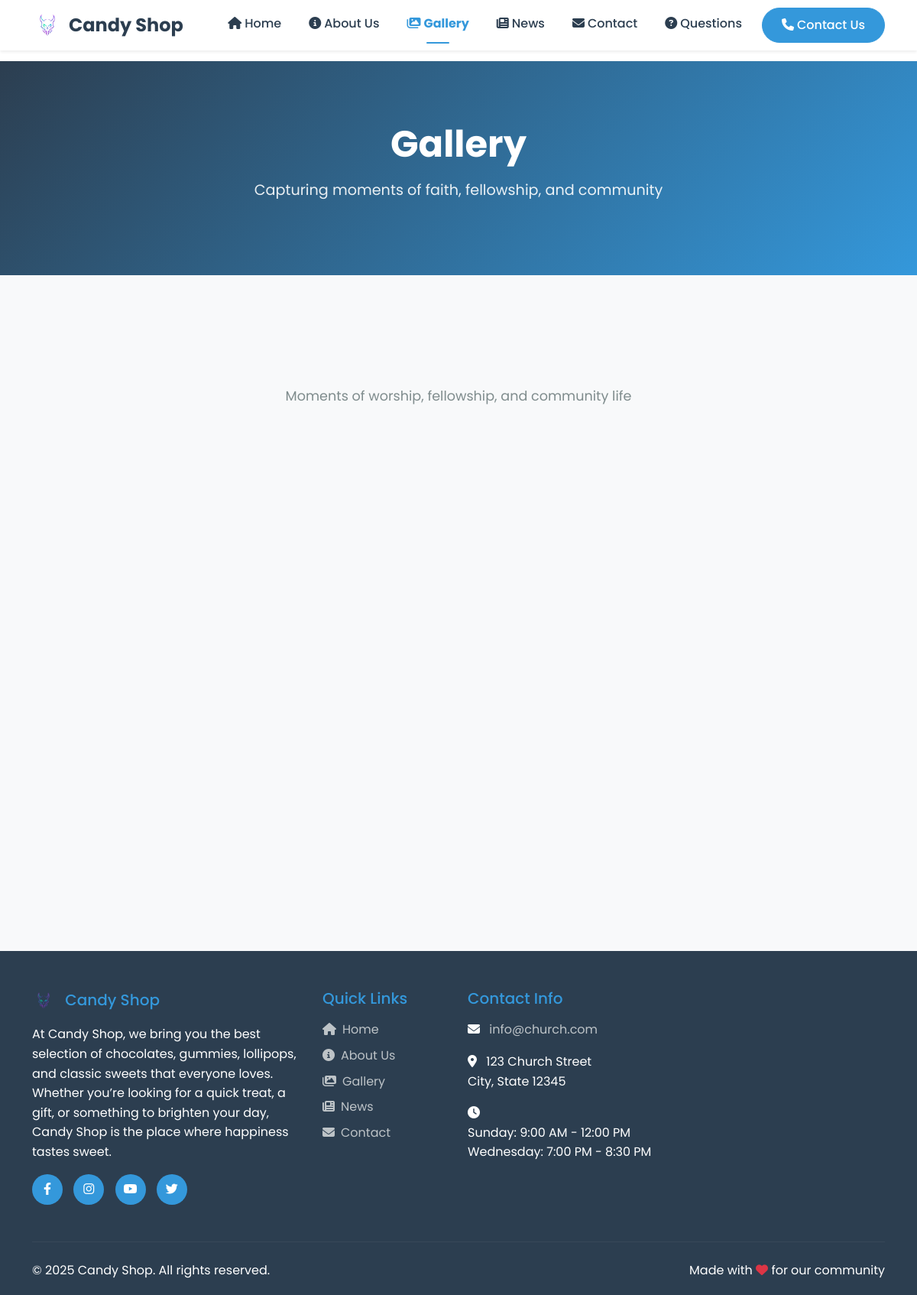
/gallery.php, run on the app's committed database.
### tables this page shows
CREATE TABLE `general_elements` (
  `id` int(11) NOT NULL,
  `ClientID` int(11) NOT NULL,
  `client_name` varchar(255) NOT NULL,
  `phone` varchar(12) NOT NULL,
  `facebook` varchar(255) DEFAULT NULL,
  `icon` varchar(3000) NOT NULL,
  `background_img1` varchar(255) DEFAULT NULL,
  `background_img2` varchar(255) DEFAULT NULL,
  `background_img3` varchar(255) DEFAULT NULL,
  `description` text DEFAULT NULL,
  `title_page2` varchar(255) DEFAULT NULL,
  `title_page3` varchar(255) DEFAULT NULL
);

CREATE TABLE `pages` (
  `id` int(11) NOT NULL,
  `pageName` varchar(200) NOT NULL
);

### gallery.php (the view, shortened to what this page needs)
<?php require('components/head.inc.php'); ?>
<?php include('components/navbar.inc.php'); ?>
<?php
$page_query = "SELECT * FROM pages WHERE id = 2";
$page_result = $conn->query($page_query);
$page_data = $page_result->fetch_assoc();
$gallery_query = "SELECT * FROM mainsilderimg WHERE page = 2 ORDER BY created_at DESC";
$gallery_result = $conn->query($gallery_query);
$gallery_images = [];
while($row = $gallery_result->fetch_assoc()) {
    $gallery_images[] = $row;
}
?>
<section class="page-header">
    <div class="container">
        <h1><?php echo isset($page_data['pageName']) ? htmlspecialchars($page_data['pageName']) : 'Photo Gallery'; ?></h1>
        <p>Capturing moments of faith, fellowship, and community</p>
    </div>
</section>
<section class="content-section bg-light">
    <div class="container">
        <div class="row">
            <div class="col-12">
                <p class="section-subtitle">Moments of worship, fellowship, and community life</p>
            </div>
        </div>
        <div class="row g-4">
            <?php if(!empty($gallery_images)): ?>
                <?php foreach($gallery_images as $index => $image): ?>
                    <div class="col-lg-4 col-md-6">
                    </div>
                <?php endforeach; ?>
            <?php endif; ?>
        </div>
    </div>
</section>
<?php require('components/footer.inc.php'); ?>

### components/navbar.inc.php (shortened to what this page needs)
<?php
$current_page = basename($_SERVER['PHP_SELF'], '.php');
?>
<nav class="navbar navbar-expand-lg navbar-light bg-white shadow-sm fixed-top">
    <div class="container">
        <a class="navbar-brand d-flex align-items-center" href="index.php">
            <?php if(isset($general_data['icon']) && !empty($general_data['icon'])): ?>
                <img src="church/uploads/<?php echo htmlspecialchars($general_data['icon']); ?>" alt="Logo" height="40" class="me-2">
            <?php else: ?>
                <i class="fas fa-church me-2 text-primary"></i>
            <?php endif; ?>
            <?php echo isset($general_data['client_name']) ? htmlspecialchars($general_data['client_name']) : 'Church'; ?>
        </a>
        <div class="collapse navbar-collapse" id="navbarNav">
            <ul class="navbar-nav ms-auto">
                <li class="nav-item">
                    <a class="nav-link <?php echo ($current_page == 'index') ? 'active fw-bold' : ''; ?>" href="index.php">
                        <i class="fas fa-home me-1"></i>Home
                    </a>
                </li>
                <?php if(!empty($navbar_items)): ?>
                    <?php foreach($navbar_items as $item): ?>
                        <?php
                        $page_name = strtolower(str_replace(' ', '', $item['page_name']));
                        $is_active = false;
                        if($current_page == $page_name ||
                           ($current_page == 'about' && $page_name == 'aboutus') ||
                           ($current_page == 'gallery' && $page_name == 'photogallery') ||
                           ($current_page == 'news' && $page_name == 'news') ||
                           ($current_page == 'contact' && $page_name == 'contactus') ||
                           ($current_page == 'questions' && $page_name == 'questions')) {
                            $is_active = true;
                        }
                        ?>
                        <li class="nav-item">
                            <a class="nav-link <?php echo $is_active ? 'active fw-bold' : ''; ?>" href="<?php echo htmlspecialchars($item['page_link']); ?>">
                                <?php
                                $icon = 'fas fa-file-alt';
                                if(strpos(strtolower($item['page_name']), 'about') !== false) $icon = 'fas fa-info-circle';
                                elseif(strpos(strtolower($item['page_name']), 'gallery') !== false) $icon = 'fas fa-images';
                                elseif(strpos(strtolower($item['page_name']), 'news') !== false) $icon = 'fas fa-newspaper';
                                elseif(strpos(strtolower($item['page_name']), 'contact') !== false) $icon = 'fas fa-envelope';
                                elseif(strpos(strtolower($item['page_name']), 'service') !== false) $icon = 'fas fa-hands-praying';
                                elseif(strpos(strtolower($item['page_name']), 'question') !== false) $icon = 'fas fa-question-circle';
                                ?>
                                <i class="<?php echo $icon; ?> me-1"></i><?php echo htmlspecialchars($item['page_name']); ?>
                            </a>
                        </li>
                    <?php endforeach; ?>
                <?php else: ?>
                    <li class="nav-item">
                        <a class="nav-link <?php echo ($current_page == 'about') ? 'active fw-bold' : ''; ?>" href="about.php">
                            <i class="fas fa-info-circle me-1"></i>About Us
                        </a>
                    </li>
                    <li class="nav-item">
                        <a class="nav-link <?php echo ($current_page == 'gallery') ? 'active fw-bold' : ''; ?>" href="gallery.php">
                            <i class="fas fa-images me-1"></i>Gallery
                        </a>
                    </li>
                    <li class="nav-item">
                        <a class="nav-link <?php echo ($current_page == 'news') ? 'active fw-bold' : ''; ?>" href="news.php">
                            <i class="fas fa-newspaper me-1"></i>News
                        </a>
                    </li>
                    <li class="nav-item">
                        <a class="nav-link <?php echo ($current_page == 'contact') ? 'active fw-bold' : ''; ?>" href="contact.php">
                            <i class="fas fa-envelope me-1"></i>Contact
                        </a>
                    </li>
                    <li class="nav-item">
                        <a class="nav-link <?php echo ($current_page == 'questions') ? 'active fw-bold' : ''; ?>" href="questions.php">
                            <i class="fas fa-question-circle me-1"></i>Questions
                        </a>
                    </li>
                <?php endif; ?>
                <li class="nav-item ms-2">
                    <a class="btn btn-primary" href="contact.php">
                        <i class="fas fa-phone me-1"></i>Contact Us
                    </a>
                </li>
            </ul>
        </div>
    </div>
</nav>

### components/footer.inc.php (shortened to what this page needs)
<footer class="footer">
    <div class="container">
        <div class="row">
            <div class="col-lg-4 col-md-6 mb-4">
                <h5>
                    <?php if(isset($general_data['icon']) && !empty($general_data['icon'])): ?>
                        <img src="church/uploads/<?php echo htmlspecialchars($general_data['icon']); ?>" alt="Logo" height="30" class="me-2">
                    <?php else: ?>
                        <i class="fas fa-church me-2"></i>
                    <?php endif; ?>
                    <?php echo isset($general_data['client_name']) ? htmlspecialchars($general_data['client_name']) : 'Church'; ?>
                </h5>
                <p class="mb-3">
                    <?php echo isset($general_data['description']) ? htmlspecialchars($general_data['description']) : 'Welcome to our church community. We are dedicated to serving God and our community with love, faith, and compassion.'; ?>
                </p>
                <div class="social-links">
                    <?php if(isset($general_data['facebook']) && !empty($general_data['facebook'])): ?>
                        <a href="<?php echo htmlspecialchars($general_data['facebook']); ?>" target="_blank" title="Facebook">
                            <i class="fab fa-facebook-f"></i>
                        </a>
                    <?php endif; ?>
                    <a href="#" title="Instagram">
                        <i class="fab fa-instagram"></i>
                    </a>
                    <a href="#" title="YouTube">
                        <i class="fab fa-youtube"></i>
                    </a>
                    <a href="#" title="Twitter">
                        <i class="fab fa-twitter"></i>
                    </a>
                </div>
            </div>
            <div class="col-lg-2 col-md-6 mb-4">
                <h5>Quick Links</h5>
                <ul class="list-unstyled">
                    <li class="mb-2">
                        <a href="index.php">
                            <i class="fas fa-home me-2"></i>Home
                        </a>
                    </li>
                    <li class="mb-2">
                        <a href="about.php">
                            <i class="fas fa-info-circle me-2"></i>About Us
                        </a>
                    </li>
                    <li class="mb-2">
                        <a href="gallery.php">
                            <i class="fas fa-images me-2"></i>Gallery
                        </a>
                    </li>
                    <li class="mb-2">
                        <a href="news.php">
                            <i class="fas fa-newspaper me-2"></i>News
                        </a>
                    </li>
                    <li class="mb-2">
                        <a href="contact.php">
                            <i class="fas fa-envelope me-2"></i>Contact
                        </a>
                    </li>
                </ul>
            </div>
            <div class="col-lg-3 col-md-6 mb-4">
                <h5>Contact Info</h5>
                <div class="contact-info">
                    <div class="mb-3">
                        <i class="fas fa-envelope me-2"></i>
                        <a href="mailto:info@church.com">info@church.com</a>
                    </div>
                    <div class="mb-3">
                        <i class="fas fa-map-marker-alt me-2"></i>
                        <span>123 Church Street<br>City, State 12345</span>
                    </div>
                    <div class="mb-3">
                        <i class="fas fa-clock me-2"></i>
                        <div>
                            <div>Sunday: 9:00 AM - 12:00 PM</div>
                            <div>Wednesday: 7:00 PM - 8:30 PM</div>
                        </div>
                    </div>
                </div>
            </div>
        </div>
        <hr class="my-4" style="border-color: rgba(255,255,255,0.2);">
        <div class="row align-items-center">
            <div class="col-md-6">
                <p class="mb-0">
                    &copy; <?php echo date('Y'); ?> <?php echo isset($general_data['client_name']) ? htmlspecialchars($general_data['client_name']) : 'Church'; ?>. All rights reserved.
                </p>
            </div>
            <div class="col-md-6 text-md-end">
                <p class="mb-0">
                    Made with <i class="fas fa-heart text-danger"></i> for our community
                </p>
            </div>
        </div>
    </div>
</footer>
</body>
</html>

### components/head.inc.php (style rules this page uses)
:root { --primary-color: #2c3e50; --secondary-color: #3498db; --accent-color: #e74c3c; --text-dark: #2c3e50; --text-light: #7f8c8d; --bg-light: #f8f9fa; --bg-white: #ffffff; }
* { margin: 0; padding: 0; box-sizing: border-box; }
body { font-family: 'Poppins', sans-serif; line-height: 1.6; color: var(--text-dark); background-color: var(--bg-white); }
.navbar-brand { font-weight: 700; font-size: 1.5rem; color: var(--primary-color) !important; }
.navbar-nav .nav-link { font-weight: 500; color: var(--text-dark) !important; transition: color 0.3s ease; margin: 0 10px; }
.btn-primary { background-color: var(--secondary-color); border-color: var(--secondary-color); border-radius: 25px; padding: 10px 25px; font-weight: 500; transition: all 0.3s ease; }
.section-subtitle { font-size: 1.1rem; color: var(--text-light); text-align: center; margin-bottom: 3rem; }
.footer { background-color: var(--primary-color); color: white; padding: 50px 0 20px; }
.footer h5 { color: var(--secondary-color); margin-bottom: 1rem; }
.footer a { color: #bdc3c7; text-decoration: none; transition: color 0.3s ease; }
.social-links a { display: inline-block; width: 40px; height: 40px; background-color: var(--secondary-color); color: white; text-align: center; line-height: 40px; border-radius: 50%; margin-right: 10px; transition: all 0.3s ease; }
.page-header { background: linear-gradient(135deg, var(--primary-color) 0%, var(--secondary-color) 100%); color: white; padding: 80px 0; text-align: center; }
.page-header h1 { font-size: 3rem; font-weight: 700; margin-bottom: 1rem; }
.page-header p { font-size: 1.2rem; opacity: 0.9; }
.content-section { padding: 80px 0; }

### components/navbar.inc.php (style rules this page uses)
body { padding-top: 80px; }
.navbar { backdrop-filter: blur(10px); background-color: rgba(255, 255, 255, 0.95) !important; }
.nav-link.active { color: var(--secondary-color) !important; position: relative; }
.nav-link.active::after { content: ''; position: absolute; bottom: -5px; left: 50%; transform: translateX(-50%); width: 30px; height: 2px; background-color: var(--secondary-color); border-radius: 2px; }

### data on the page
general_elements: icon (picture), client_name "Candy Shop", description "At Candy Shop, we bring you the best selection of chocolates, gummies, lollipops, and classic sweets that everyone loves. Whether you’re looking for a quick treat, a gift, or something to brighten your day, Candy Shop is the place where happiness tastes sweet."
pages: pageName "Gallery"
